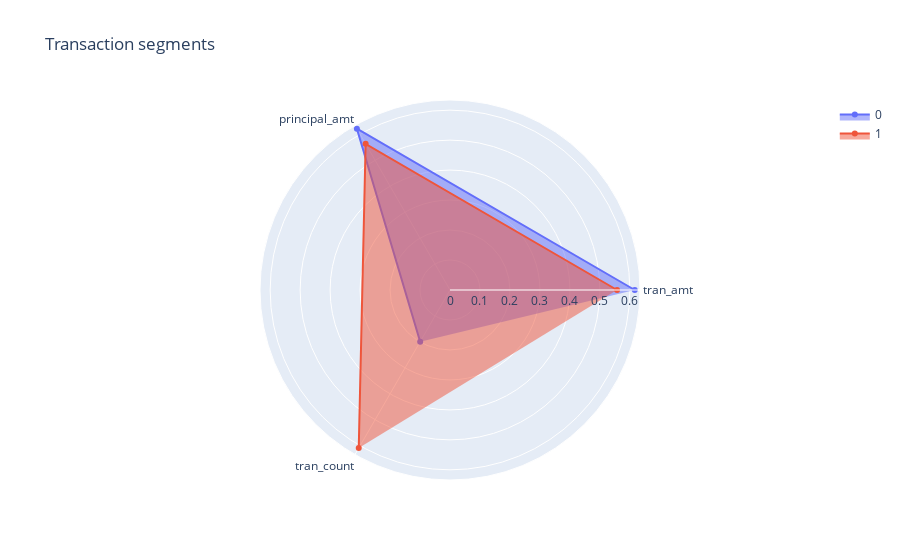

Write notebook code for a chart like this one.
### Code cell
plotRadarChart(radar_scaled, "Transaction segments")

### Figure 1 — Plotly figure (JSON) as saved in the notebook; plotly's stock layout.template omitted (floating-point values rounded to 4 significant figures)
{"data": [{"fill": "toself", "name": "0", "r": [0.6164, 0.6214, 0.199], "theta": ["tran_amt", "principal_amt", "tran_count"], "type": "scatterpolar"}, {"fill": "toself", "name": "1", "r": [0.5573, 0.563, 0.609], "theta": ["tran_amt", "principal_amt", "tran_count"], "type": "scatterpolar"}], "layout": {"polar": {"radialaxis": {"visible": true}}, "showlegend": true, "title": {"text": "Transaction segments"}}}
